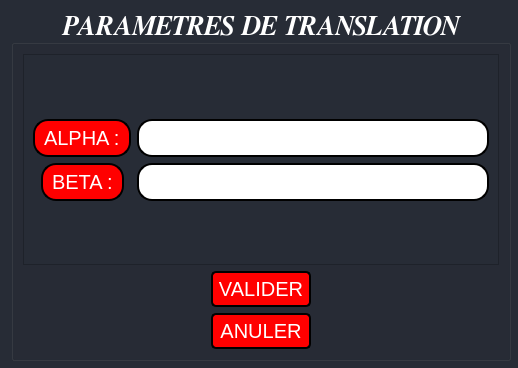
<?xml version="1.0" encoding="UTF-8"?>
<ui version="4.0">
 <class>Dialog</class>
 <widget class="QDialog" name="Dialog">
  <property name="geometry">
   <rect>
    <x>0</x>
    <y>0</y>
    <width>518</width>
    <height>368</height>
   </rect>
  </property>
  <property name="minimumSize">
   <size>
    <width>500</width>
    <height>350</height>
   </size>
  </property>
  <property name="maximumSize">
   <size>
    <width>518</width>
    <height>368</height>
   </size>
  </property>
  <property name="windowTitle">
   <string>Dialog</string>
  </property>
  <property name="styleSheet">
   <string notr="true">background-color: rgb(39, 44, 54);
color:white;</string>
  </property>
  <layout class="QGridLayout" name="gridLayout_3">
   <item row="0" column="0">
    <widget class="QGroupBox" name="groupBox">
     <property name="minimumSize">
      <size>
       <width>500</width>
       <height>350</height>
      </size>
     </property>
     <property name="maximumSize">
      <size>
       <width>500</width>
       <height>350</height>
      </size>
     </property>
     <property name="font">
      <font>
       <family>FreeSerif</family>
       <pointsize>20</pointsize>
       <weight>75</weight>
       <italic>true</italic>
       <bold>true</bold>
      </font>
     </property>
     <property name="styleSheet">
      <string notr="true">background-color: rgb(39, 44, 54);
color:white;</string>
     </property>
     <property name="title">
      <string>PARAMETRES DE TRANSLATION</string>
     </property>
     <property name="alignment">
      <set>Qt::AlignBottom|Qt::AlignHCenter</set>
     </property>
     <layout class="QVBoxLayout" name="verticalLayout">
      <item>
       <widget class="QScrollArea" name="scrollArea">
        <property name="widgetResizable">
         <bool>true</bool>
        </property>
        <widget class="QWidget" name="scrollAreaWidgetContents_3">
         <property name="geometry">
          <rect>
           <x>0</x>
           <y>0</y>
           <width>478</width>
           <height>207</height>
          </rect>
         </property>
         <layout class="QGridLayout" name="gridLayout">
          <item row="0" column="0">
           <layout class="QFormLayout" name="formLayout">
            <property name="labelAlignment">
             <set>Qt::AlignCenter</set>
            </property>
            <property name="formAlignment">
             <set>Qt::AlignCenter</set>
            </property>
            <item row="0" column="0">
             <widget class="QLabel" name="label">
              <property name="styleSheet">
               <string notr="true">border-style: outset;
border-width: 2px;
border-radius: 15px;
border-color: black;
padding: 4px;
font-size:20px;
background-color: red;
color:white ;</string>
              </property>
              <property name="text">
               <string>ALPHA :</string>
              </property>
             </widget>
            </item>
            <item row="0" column="1">
             <widget class="QLineEdit" name="lineEdit">
              <property name="styleSheet">
               <string notr="true">border-style: outset;
border-width: 2px;
border-radius: 15px;
border-color: black;
padding: 4px;
font-size:20px;
background-color: white;
color:black ;</string>
              </property>
             </widget>
            </item>
            <item row="1" column="0">
             <widget class="QLabel" name="label_2">
              <property name="styleSheet">
               <string notr="true">border-style: outset;
border-width: 2px;
border-radius: 15px;
border-color: black;
padding: 4px;
font-size:20px;
background-color: red;
color:white ;</string>
              </property>
              <property name="text">
               <string>BETA :</string>
              </property>
             </widget>
            </item>
            <item row="1" column="1">
             <widget class="QLineEdit" name="lineEdit_2">
              <property name="styleSheet">
               <string notr="true">border-style: outset;
border-width: 2px;
border-radius: 15px;
border-color: black;
padding: 4px;
font-size:20px;
background-color: white;
color:black ;</string>
              </property>
             </widget>
            </item>
           </layout>
          </item>
         </layout>
        </widget>
       </widget>
      </item>
      <item>
       <layout class="QGridLayout" name="gridLayout_2">
        <item row="0" column="0">
         <widget class="QPushButton" name="pushButton">
          <property name="minimumSize">
           <size>
            <width>100</width>
            <height>0</height>
           </size>
          </property>
          <property name="maximumSize">
           <size>
            <width>100</width>
            <height>16777215</height>
           </size>
          </property>
          <property name="styleSheet">
           <string notr="true">.QPushButton
{
border-style: outset;
border-width: 2px;
border-radius: 5px;
border-color: black;
padding: 4px;
font-size:20px;
background-color: red;
color:white 
}
QPushButton:pressed{ background-color: blue; }</string>
          </property>
          <property name="text">
           <string>VALIDER</string>
          </property>
         </widget>
        </item>
       </layout>
      </item>
      <item>
       <layout class="QGridLayout" name="gridLayout_4">
        <item row="0" column="0">
         <widget class="QPushButton" name="pushButton_2">
          <property name="maximumSize">
           <size>
            <width>100</width>
            <height>16777215</height>
           </size>
          </property>
          <property name="styleSheet">
           <string notr="true">.QPushButton
{
border-style: outset;
border-width: 2px;
border-radius: 5px;
border-color: black;
padding: 4px;
font-size:20px;
background-color: red;
color:white 
}
QPushButton:pressed{ background-color: blue; }</string>
          </property>
          <property name="text">
           <string>ANULER</string>
          </property>
         </widget>
        </item>
       </layout>
      </item>
     </layout>
    </widget>
   </item>
  </layout>
 </widget>
 <resources/>
 <connections/>
</ui>
